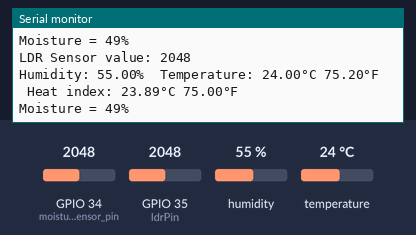
Recording of a sketch running on a simulated ESP32. Shown: the last lines printed to the serial monitor. Inputs (shaded band) come from the test bench; at power-on: humidity 55 %, GPIO 34 (moisture_sensor_pin) = 2048, GPIO 35 (ldrPin) = 2048, temperature 24 °C.

Above: at 4.8 s.
4.9 s: humidity set to 22 %
At 6.3 s:
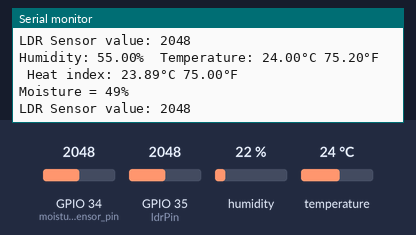
9.9 s: GPIO 34 (moisture_sensor_pin) set to 2866
At 14.3 s:
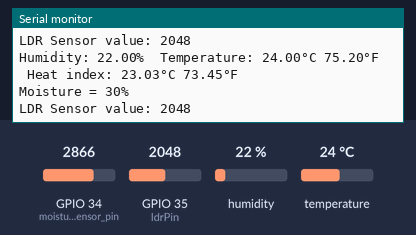
14.9 s: GPIO 35 (ldrPin) set to 2866
At 18.3 s:
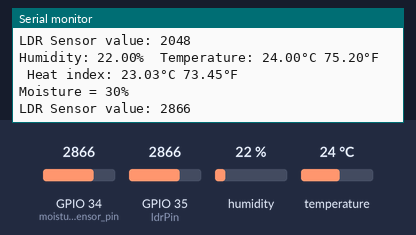
19.9 s: temperature set to 12 °C
At 22.3 s:
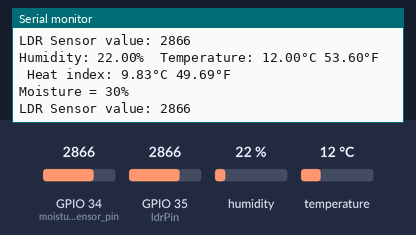
24.9 s: GPIO 34 (moisture_sensor_pin) set to 3972
At 29.7 s:
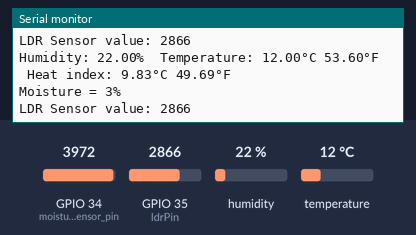
29.9 s: GPIO 35 (ldrPin) set to 3972
At 34.3 s:
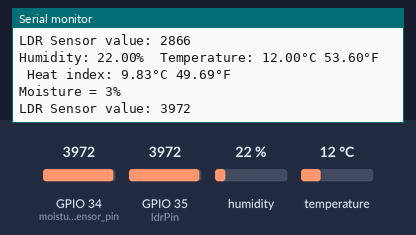
Timing chart, 0 to 35.8 s (numbered marks = the images above; inputs shaded):
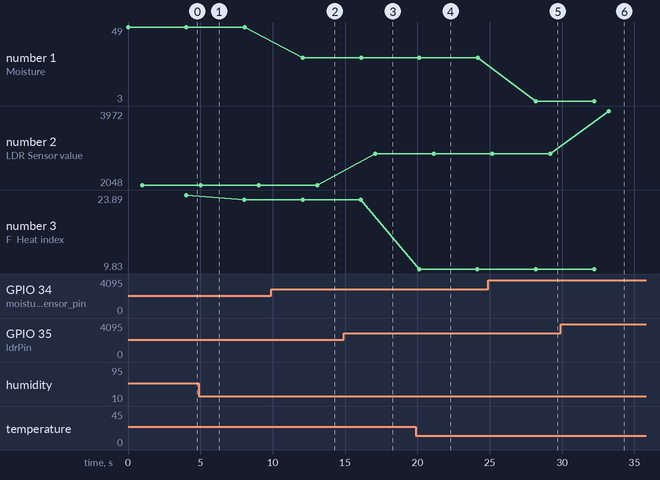

The sketch:

CombineCode.ino
```cpp
#include <Arduino.h>
#include "DHT.h"

#define DHTPIN 32     // Digital pin connected to the DHT sensor
#define DHTTYPE DHT11   // DHT 11

int _moisture,moisture_sensor_analog;
const int moisture_sensor_pin = 34;  /* Soil moisture sensor O/P pin */
const int ldrPin = 35; // Digital pin D32

DHT dht(DHTPIN, DHTTYPE);

void setup(void){
  Serial.begin(115200);     /* Set the baudrate to 115200*/
  pinMode(ldrPin, INPUT);    // Works on 9600 baud rate!!!!!
  pinMode(moisture_sensor_pin, INPUT);
  dht.begin();               // Works on 9600 baud rate!!!!!
}

void loop(void){
  moisture_sensor_analog = analogRead(moisture_sensor_pin);
  int LDRsensorValue = analogRead(ldrPin);
  _moisture = ( 100 - ( (moisture_sensor_analog/4095.00) * 100 ) );
  Serial.print("Moisture = ");
  Serial.print(_moisture);  /* Print Temperature on the serial window */
  Serial.println("%");
  delay(1000);              /* Wait for 1000mS */

  Serial.print("LDR Sensor value: ");
  Serial.println(LDRsensorValue);
  delay(1000);

  delay(2000);
  float h = dht.readHumidity();
  float t = dht.readTemperature();
  float f = dht.readTemperature(true);

  float hif = dht.computeHeatIndex(f, h);
  float hic = dht.computeHeatIndex(t, h, false);

  Serial.print(F("Humidity: "));
  Serial.print(h);
  Serial.print(F("%  Temperature: "));
  Serial.print(t);
  Serial.print(F("°C "));
  Serial.print(f);
  Serial.print(F("°F  Heat index: "));
  Serial.print(hic);
  Serial.print(F("°C "));
  Serial.print(hif);
  Serial.println(F("°F"));
}


// void setup() {
//   Serial.begin(9600);
//   Serial.println(F("DHTxx test!"));


// }

// void loop() {
  // Wait a few seconds between measurements.


  // Check if any reads failed and exit early (to try again).
  //if (isnan(h) || isnan(t) || isnan(f)) {
  //  Serial.println(F("Failed to read from DHT sensor!"));
  //  return;
  //}

  // Compute heat index in Fahrenheit (the default)

// }
```

Measured:
- after the input at 9.9 s, the serial monitor: prints a new line after 2.2 s (image 2)
- after the input at 14.9 s, the serial monitor: prints a new line after 2.2 s (image 3)
- after the input at 19.9 s, the serial monitor: prints a new line after 0.23 s (image 4)
- after the input at 24.9 s, the serial monitor: prints a new line after 3.3 s (image 5)
- after the input at 29.9 s, the serial monitor: prints a new line after 3.3 s (image 6)
- plotted number 1: 49 → 30 after the input at 9.9 s, 30 → 3 after the input at 24.9 s
- plotted number 2: 2048 → 2866 after the input at 14.9 s, 2866 → 3972 after the input at 29.9 s
- plotted number 3: 23.89 → 23.03 after the input at 4.9 s, 23.03 → 9.83 after the input at 19.9 s
